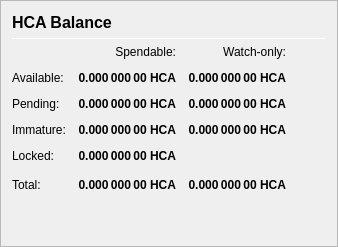
                   <widget class="QFrame" name="frame_Balances">
                    <property name="frameShape">
                     <enum>QFrame::StyledPanel</enum>
                    </property>
                    <property name="frameShadow">
                     <enum>QFrame::Raised</enum>
                    </property>
                    <layout class="QVBoxLayout" name="verticalLayout_4">
                     <item>
                      <layout class="QHBoxLayout" name="horizontalLayout_4">
                       <item>
                        <widget class="QLabel" name="label_5">
                         <property name="minimumSize">
                          <size>
                           <width>0</width>
                           <height>20</height>
                          </size>
                         </property>
                         <property name="font">
                          <font>
                           <pointsize>12</pointsize>
                           <weight>75</weight>
                           <bold>true</bold>
                          </font>
                         </property>
                         <property name="text">
                          <string>HCA Balance</string>
                         </property>
                        </widget>
                       </item>
                       <item>
                        <spacer name="horizontalSpacer_3">
                         <property name="orientation">
                          <enum>Qt::Horizontal</enum>
                         </property>
                         <property name="sizeHint" stdset="0">
                          <size>
                           <width>40</width>
                           <height>20</height>
                          </size>
                         </property>
                        </spacer>
                       </item>
                      </layout>
                     </item>
                     <item>
                      <widget class="Line" name="line_Balance">
                       <property name="minimumSize">
                        <size>
                         <width>0</width>
                         <height>1</height>
                        </size>
                       </property>
                       <property name="maximumSize">
                        <size>
                         <width>16777215</width>
                         <height>1</height>
                        </size>
                       </property>
                       <property name="orientation">
                        <enum>Qt::Horizontal</enum>
                       </property>
                      </widget>
                     </item>
                     <item>
                      <layout class="QGridLayout" name="gridLayout">
                       <property name="spacing">
                        <number>12</number>
                       </property>
                       <item row="0" column="1">
                        <widget class="QLabel" name="labelSpendable">
                         <property name="text">
                          <string>Spendable:</string>
                         </property>
                         <property name="alignment">
                          <set>Qt::AlignRight|Qt::AlignTrailing|Qt::AlignVCenter</set>
                         </property>
                        </widget>
                       </item>
                       <item row="0" column="2">
                        <widget class="QLabel" name="labelWatchonly">
                         <property name="text">
                          <string>Watch-only:</string>
                         </property>
                         <property name="alignment">
                          <set>Qt::AlignRight|Qt::AlignTrailing|Qt::AlignVCenter</set>
                         </property>
                        </widget>
                       </item>
                       <item row="1" column="0">
                        <widget class="QLabel" name="labelBalanceText">
                         <property name="text">
                          <string>Available:</string>
                         </property>
                        </widget>
                       </item>
                       <item row="1" column="1">
                        <widget class="QLabel" name="labelBalance">
                         <property name="font">
                          <font>
                           <weight>75</weight>
                           <bold>true</bold>
                          </font>
                         </property>
                         <property name="cursor">
                          <cursorShape>IBeamCursor</cursorShape>
                         </property>
                         <property name="toolTip">
                          <string>Your current spendable balance</string>
                         </property>
                         <property name="text">
                          <string notr="true">0.000 000 00 HCA</string>
                         </property>
                         <property name="alignment">
                          <set>Qt::AlignRight|Qt::AlignTrailing|Qt::AlignVCenter</set>
                         </property>
                         <property name="textInteractionFlags">
                          <set>Qt::LinksAccessibleByMouse|Qt::TextSelectableByKeyboard|Qt::TextSelectableByMouse</set>
                         </property>
                        </widget>
                       </item>
                       <item row="1" column="2">
                        <widget class="QLabel" name="labelWatchAvailable">
                         <property name="font">
                          <font>
                           <weight>75</weight>
                           <bold>true</bold>
                          </font>
                         </property>
                         <property name="cursor">
                          <cursorShape>IBeamCursor</cursorShape>
                         </property>
                         <property name="toolTip">
                          <string>Your current balance in watch-only addresses</string>
                         </property>
                         <property name="text">
                          <string notr="true">0.000 000 00 HCA</string>
                         </property>
                         <property name="alignment">
                          <set>Qt::AlignRight|Qt::AlignTrailing|Qt::AlignVCenter</set>
                         </property>
                         <property name="textInteractionFlags">
                          <set>Qt::LinksAccessibleByMouse|Qt::TextSelectableByKeyboard|Qt::TextSelectableByMouse</set>
                         </property>
                        </widget>
                       </item>
                       <item row="2" column="0">
                        <widget class="QLabel" name="labelPendingText">
                         <property name="text">
                          <string>Pending:</string>
                         </property>
                        </widget>
                       </item>
                       <item row="2" column="1">
                        <widget class="QLabel" name="labelUnconfirmed">
                         <property name="font">
                          <font>
                           <weight>75</weight>
                           <bold>true</bold>
                          </font>
                         </property>
                         <property name="cursor">
                          <cursorShape>IBeamCursor</cursorShape>
                         </property>
                         <property name="toolTip">
                          <string>Total of transactions that have yet to be confirmed, and do not yet count toward the spendable balance</string>
                         </property>
                         <property name="text">
                          <string notr="true">0.000 000 00 HCA</string>
                         </property>
                         <property name="alignment">
                          <set>Qt::AlignRight|Qt::AlignTrailing|Qt::AlignVCenter</set>
                         </property>
                         <property name="textInteractionFlags">
                          <set>Qt::LinksAccessibleByMouse|Qt::TextSelectableByKeyboard|Qt::TextSelectableByMouse</set>
                         </property>
                        </widget>
                       </item>
                       <item row="2" column="2">
                        <widget class="QLabel" name="labelWatchPending">
                         <property name="font">
                          <font>
                           <weight>75</weight>
                           <bold>true</bold>
                          </font>
                         </property>
                         <property name="cursor">
                          <cursorShape>IBeamCursor</cursorShape>
                         </property>
                         <property name="toolTip">
                          <string>Unconfirmed transactions to watch-only addresses</string>
                         </property>
                         <property name="text">
                          <string notr="true">0.000 000 00 HCA</string>
                         </property>
                         <property name="alignment">
                          <set>Qt::AlignRight|Qt::AlignTrailing|Qt::AlignVCenter</set>
                         </property>
                         <property name="textInteractionFlags">
                          <set>Qt::LinksAccessibleByMouse|Qt::TextSelectableByKeyboard|Qt::TextSelectableByMouse</set>
                         </property>
                        </widget>
                       </item>
                       <item row="3" column="0">
                        <widget class="QLabel" name="labelImmatureText">
                         <property name="text">
                          <string>Immature:</string>
                         </property>
                        </widget>
                       </item>
                       <item row="3" column="1">
                        <widget class="QLabel" name="labelImmature">
                         <property name="font">
                          <font>
                           <weight>75</weight>
                           <bold>true</bold>
                          </font>
                         </property>
                         <property name="cursor">
                          <cursorShape>IBeamCursor</cursorShape>
                         </property>
                         <property name="toolTip">
                          <string>Staked or masternode rewards that has not yet matured</string>
                         </property>
                         <property name="text">
                          <string notr="true">0.000 000 00 HCA</string>
                         </property>
                         <property name="alignment">
                          <set>Qt::AlignRight|Qt::AlignTrailing|Qt::AlignVCenter</set>
                         </property>
                         <property name="textInteractionFlags">
                          <set>Qt::LinksAccessibleByMouse|Qt::TextSelectableByKeyboard|Qt::TextSelectableByMouse</set>
                         </property>
                        </widget>
                       </item>
                       <item row="3" column="2">
                        <widget class="QLabel" name="labelWatchImmature">
                         <property name="font">
                          <font>
                           <weight>75</weight>
                           <bold>true</bold>
                          </font>
                         </property>
                         <property name="cursor">
                          <cursorShape>IBeamCursor</cursorShape>
                         </property>
                         <property name="toolTip">
                          <string>Staked or masternode rewards in watch-only addresses that has not yet matured</string>
                         </property>
                         <property name="text">
                          <string notr="true">0.000 000 00 HCA</string>
                         </property>
                         <property name="alignment">
                          <set>Qt::AlignRight|Qt::AlignTrailing|Qt::AlignVCenter</set>
                         </property>
                         <property name="textInteractionFlags">
                          <set>Qt::LinksAccessibleByMouse|Qt::TextSelectableByKeyboard|Qt::TextSelectableByMouse</set>
                         </property>
                        </widget>
                       </item>
                       <item row="4" column="0">
                        <widget class="QLabel" name="labelLockedBalanceText">
                         <property name="toolTip">
                          <string>Locked HCA or Masternode collaterals. These are excluded from zHCA minting.</string>
                         </property>
                         <property name="text">
                          <string>Locked:</string>
                         </property>
                        </widget>
                       </item>
                       <item row="4" column="1">
                        <widget class="QLabel" name="labelLockedBalance">
                         <property name="font">
                          <font>
                           <weight>75</weight>
                           <bold>true</bold>
                          </font>
                         </property>
                         <property name="cursor">
                          <cursorShape>IBeamCursor</cursorShape>
                         </property>
                         <property name="toolTip">
                          <string>Locked HCA or Masternode collaterals. These are excluded from zHCA minting.</string>
                         </property>
                         <property name="text">
                          <string notr="true">0.000 000 00 HCA</string>
                         </property>
                         <property name="alignment">
                          <set>Qt::AlignRight|Qt::AlignTrailing|Qt::AlignVCenter</set>
                         </property>
                         <property name="textInteractionFlags">
                          <set>Qt::LinksAccessibleByMouse|Qt::TextSelectableByKeyboard|Qt::TextSelectableByMouse</set>
                         </property>
                        </widget>
                       </item>
                       <item row="5" column="0">
                        <widget class="QLabel" name="labelTotalText">
                         <property name="toolTip">
                          <string>Your current HCA balance, unconfirmed and immature transactions included</string>
                         </property>
                         <property name="text">
                          <string>Total:</string>
                         </property>
                        </widget>
                       </item>
                       <item row="5" column="1">
                        <widget class="QLabel" name="labelTotal">
                         <property name="font">
                          <font>
                           <weight>75</weight>
                           <bold>true</bold>
                          </font>
                         </property>
                         <property name="cursor">
                          <cursorShape>IBeamCursor</cursorShape>
                         </property>
                         <property name="toolTip">
                          <string>Your current HCA balance, unconfirmed and immature transactions included</string>
                         </property>
                         <property name="text">
                          <string notr="true">0.000 000 00 HCA</string>
                         </property>
                         <property name="alignment">
                          <set>Qt::AlignRight|Qt::AlignTrailing|Qt::AlignVCenter</set>
                         </property>
                         <property name="textInteractionFlags">
                          <set>Qt::LinksAccessibleByMouse|Qt::TextSelectableByKeyboard|Qt::TextSelectableByMouse</set>
                         </property>
                        </widget>
                       </item>
                       <item row="5" column="2">
                        <widget class="QLabel" name="labelWatchTotal">
                         <property name="font">
                          <font>
                           <weight>75</weight>
                           <bold>true</bold>
                          </font>
                         </property>
                         <property name="cursor">
                          <cursorShape>IBeamCursor</cursorShape>
                         </property>
                         <property name="toolTip">
                          <string>Current total balance in watch-only addresses</string>
                         </property>
                         <property name="text">
                          <string notr="true">0.000 000 00 HCA</string>
                         </property>
                         <property name="alignment">
                          <set>Qt::AlignRight|Qt::AlignTrailing|Qt::AlignVCenter</set>
                         </property>
                         <property name="textInteractionFlags">
                          <set>Qt::LinksAccessibleByMouse|Qt::TextSelectableByKeyboard|Qt::TextSelectableByMouse</set>
                         </property>
                        </widget>
                       </item>
                       <item row="5" column="3">
                        <spacer name="horizontalSpacer_9">
                         <property name="orientation">
                          <enum>Qt::Horizontal</enum>
                         </property>
                         <property name="sizeHint" stdset="0">
                          <size>
                           <width>40</width>
                           <height>20</height>
                          </size>
                         </property>
                        </spacer>
                       </item>
                      </layout>
                     </item>
                     <item>
                      <spacer name="verticalSpacer_3">
                       <property name="orientation">
                        <enum>Qt::Vertical</enum>
                       </property>
                       <property name="sizeHint" stdset="0">
                        <size>
                         <width>20</width>
                         <height>40</height>
                        </size>
                       </property>
                      </spacer>
                     </item>
                    </layout>
                   </widget>
